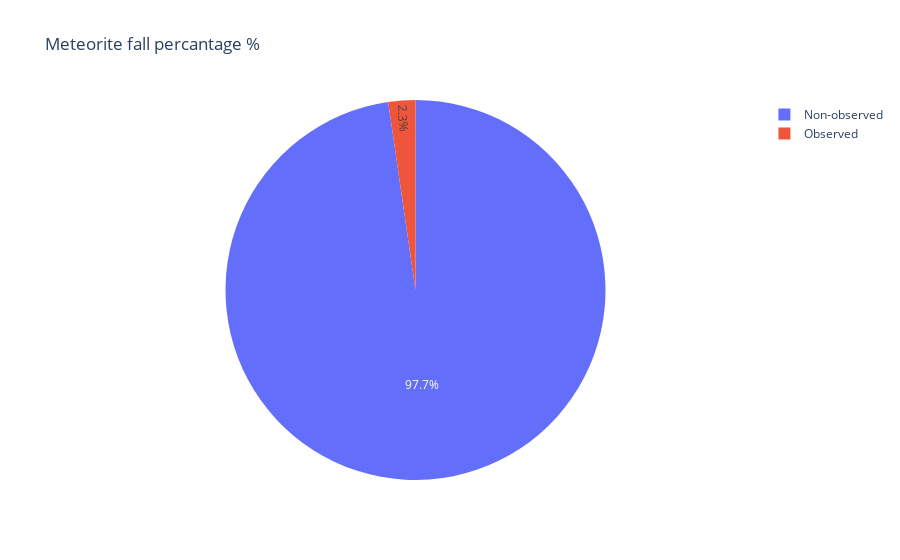

Write notebook code for a chart like this one.
### Markdown cell above
From this histogram we see that most meteorites have mass smaller than 100g.

### Code cell
px.pie(names=['Non-observed', 'Observed'], 
       values=mdf[['fall']].value_counts(), 
       title='Meteorite fall percantage %')

### Figure 1 — Plotly figure (JSON) as saved in the notebook; plotly's stock layout.template omitted (floating-point values rounded to 4 significant figures)
{"data": [{"domain": {"x": [0, 1], "y": [0, 1]}, "hovertemplate": "label=%{label}<br>value=%{value}<extra></extra>", "labels": ["Non-observed", "Observed"], "legendgroup": "", "name": "", "showlegend": true, "type": "pie", "values": [44222, 1040]}], "layout": {"legend": {"tracegroupgap": 0}, "title": {"text": "Meteorite fall percantage %"}}}
